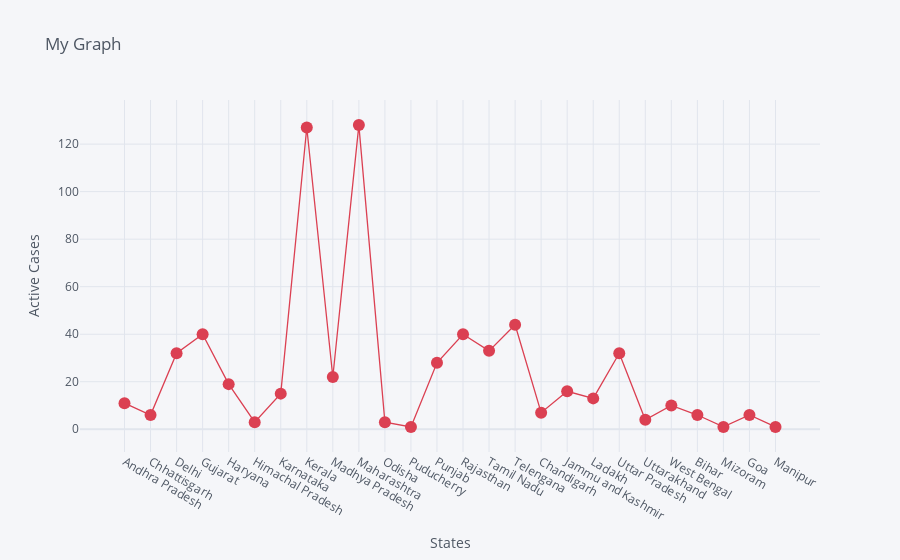

Notebook cell for this chart:
### Code cell
df.iplot(kind='scatter',x='Name of State / UT',y='Active Cases',mode = 'markers+lines',title='My Graph',xTitle='States',yTitle='Active Cases',colors='Red')

### Figure 1 — Plotly figure (JSON) as saved in the notebook; plotly's stock layout.template omitted (floating-point values rounded to 4 significant figures)
{"data": [{"line": {"color": "rgba(219, 64, 82, 1.0)", "dash": "solid", "shape": "linear", "width": 1.3}, "marker": {"size": 12, "symbol": "circle"}, "mode": "markers+lines", "name": "Active Cases", "text": "", "type": "scatter", "x": ["Andhra Pradesh", "Chhattisgarh", "Delhi", "Gujarat", "Haryana", "Himachal Pradesh", "Karnataka", "Kerala", "Madhya Pradesh", "Maharashtra", "Odisha", "Puducherry", "Punjab", "Rajasthan", "Tamil Nadu", "Telengana", "Chandigarh", "Jammu and Kashmir", "Ladakh", "Uttar Pradesh", "Uttarakhand", "West Bengal", "Bihar", "Mizoram", "Goa", "Manipur"], "y": [11, 6, 32, 40, 19, 3, 15, 127, 22, 128, 3, 1, 28, 40, 33, 44, 7, 16, 13, 32, 4, 10, 6, 1, 6, 1]}], "layout": {"legend": {"bgcolor": "#F5F6F9", "font": {"color": "#4D5663"}}, "paper_bgcolor": "#F5F6F9", "plot_bgcolor": "#F5F6F9", "title": {"font": {"color": "#4D5663"}, "text": "My Graph"}, "xaxis": {"gridcolor": "#E1E5ED", "showgrid": true, "tickfont": {"color": "#4D5663"}, "title": {"font": {"color": "#4D5663"}, "text": "States"}, "zerolinecolor": "#E1E5ED"}, "yaxis": {"gridcolor": "#E1E5ED", "showgrid": true, "tickfont": {"color": "#4D5663"}, "title": {"font": {"color": "#4D5663"}, "text": "Active Cases"}, "zerolinecolor": "#E1E5ED"}}}
